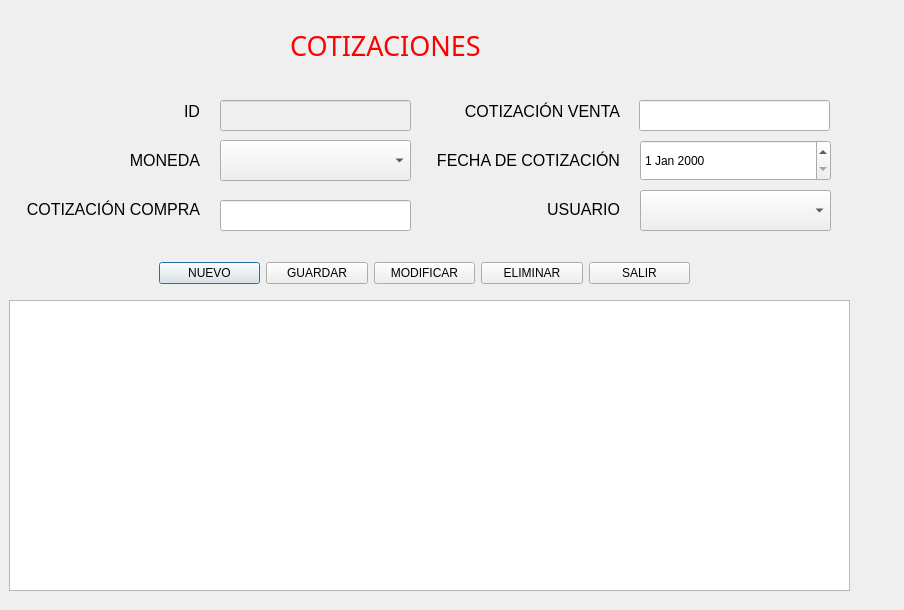
<?xml version="1.0" encoding="UTF-8"?>
<ui version="4.0">
 <class>Cotizaciones</class>
 <widget class="QDialog" name="Cotizaciones">
  <property name="geometry">
   <rect>
    <x>0</x>
    <y>0</y>
    <width>904</width>
    <height>610</height>
   </rect>
  </property>
  <property name="windowTitle">
   <string>Cotizaciones</string>
  </property>
  <widget class="QWidget" name="layoutWidget_3">
   <property name="geometry">
    <rect>
     <x>429</x>
     <y>90</y>
     <width>191</width>
     <height>141</height>
    </rect>
   </property>
   <layout class="QVBoxLayout" name="_3">
    <item>
     <widget class="QLabel" name="labelCotizacionVenta">
      <property name="font">
       <font>
        <pointsize>12</pointsize>
       </font>
      </property>
      <property name="text">
       <string>COTIZACIÓN VENTA</string>
      </property>
      <property name="alignment">
       <set>Qt::AlignmentFlag::AlignRight|Qt::AlignmentFlag::AlignTrailing|Qt::AlignmentFlag::AlignVCenter</set>
      </property>
     </widget>
    </item>
    <item>
     <widget class="QLabel" name="labelFechaCotizacion">
      <property name="font">
       <font>
        <family>Segoe UI</family>
        <pointsize>12</pointsize>
       </font>
      </property>
      <property name="text">
       <string>FECHA DE COTIZACIÓN</string>
      </property>
      <property name="alignment">
       <set>Qt::AlignmentFlag::AlignRight|Qt::AlignmentFlag::AlignTrailing|Qt::AlignmentFlag::AlignVCenter</set>
      </property>
     </widget>
    </item>
    <item>
     <widget class="QLabel" name="labelUsuario">
      <property name="font">
       <font>
        <pointsize>12</pointsize>
       </font>
      </property>
      <property name="text">
       <string>USUARIO</string>
      </property>
      <property name="alignment">
       <set>Qt::AlignmentFlag::AlignRight|Qt::AlignmentFlag::AlignTrailing|Qt::AlignmentFlag::AlignVCenter</set>
      </property>
     </widget>
    </item>
   </layout>
  </widget>
  <widget class="QWidget" name="layoutWidget">
   <property name="geometry">
    <rect>
     <x>19</x>
     <y>90</y>
     <width>181</width>
     <height>141</height>
    </rect>
   </property>
   <layout class="QVBoxLayout" name="_2">
    <item>
     <widget class="QLabel" name="labelID">
      <property name="font">
       <font>
        <family>Segoe UI</family>
        <pointsize>12</pointsize>
       </font>
      </property>
      <property name="text">
       <string>ID</string>
      </property>
      <property name="alignment">
       <set>Qt::AlignmentFlag::AlignRight|Qt::AlignmentFlag::AlignTrailing|Qt::AlignmentFlag::AlignVCenter</set>
      </property>
     </widget>
    </item>
    <item>
     <widget class="QLabel" name="labelMoneda">
      <property name="font">
       <font>
        <family>Segoe UI</family>
        <pointsize>12</pointsize>
       </font>
      </property>
      <property name="text">
       <string>MONEDA</string>
      </property>
      <property name="alignment">
       <set>Qt::AlignmentFlag::AlignRight|Qt::AlignmentFlag::AlignTrailing|Qt::AlignmentFlag::AlignVCenter</set>
      </property>
     </widget>
    </item>
    <item>
     <widget class="QLabel" name="labelCotizacionCompra">
      <property name="font">
       <font>
        <pointsize>12</pointsize>
       </font>
      </property>
      <property name="text">
       <string>COTIZACIÓN COMPRA</string>
      </property>
      <property name="alignment">
       <set>Qt::AlignmentFlag::AlignRight|Qt::AlignmentFlag::AlignTrailing|Qt::AlignmentFlag::AlignVCenter</set>
      </property>
     </widget>
    </item>
   </layout>
  </widget>
  <widget class="QLineEdit" name="txtCotizacionVenta">
   <property name="geometry">
    <rect>
     <x>639</x>
     <y>100</y>
     <width>191</width>
     <height>31</height>
    </rect>
   </property>
  </widget>
  <widget class="QLineEdit" name="txtID">
   <property name="enabled">
    <bool>false</bool>
   </property>
   <property name="geometry">
    <rect>
     <x>220</x>
     <y>100</y>
     <width>191</width>
     <height>31</height>
    </rect>
   </property>
  </widget>
  <widget class="QTableView" name="tablaCotizaciones">
   <property name="geometry">
    <rect>
     <x>9</x>
     <y>300</y>
     <width>841</width>
     <height>291</height>
    </rect>
   </property>
  </widget>
  <widget class="QLabel" name="label">
   <property name="geometry">
    <rect>
     <x>290</x>
     <y>30</y>
     <width>211</width>
     <height>31</height>
    </rect>
   </property>
   <property name="font">
    <font>
     <family>MV Boli</family>
     <pointsize>20</pointsize>
     <underline>false</underline>
    </font>
   </property>
   <property name="styleSheet">
    <string notr="true">color: rgb(255, 0, 0);</string>
   </property>
   <property name="text">
    <string>COTIZACIONES</string>
   </property>
   <property name="textFormat">
    <enum>Qt::TextFormat::AutoText</enum>
   </property>
  </widget>
  <widget class="QWidget" name="layoutWidget_2">
   <property name="geometry">
    <rect>
     <x>159</x>
     <y>260</y>
     <width>531</width>
     <height>26</height>
    </rect>
   </property>
   <layout class="QHBoxLayout" name="horizontalLayout">
    <item>
     <widget class="QPushButton" name="btnNuevo">
      <property name="text">
       <string>NUEVO</string>
      </property>
      <property name="icon">
       <iconset theme="QIcon::ThemeIcon::FolderNew"/>
      </property>
     </widget>
    </item>
    <item>
     <widget class="QPushButton" name="btnGuardar">
      <property name="text">
       <string>GUARDAR</string>
      </property>
      <property name="icon">
       <iconset theme="QIcon::ThemeIcon::DocumentSave"/>
      </property>
     </widget>
    </item>
    <item>
     <widget class="QPushButton" name="btnModificar">
      <property name="text">
       <string>MODIFICAR</string>
      </property>
      <property name="icon">
       <iconset theme="QIcon::ThemeIcon::MailMessageNew"/>
      </property>
     </widget>
    </item>
    <item>
     <widget class="QPushButton" name="btnEliminar">
      <property name="text">
       <string>ELIMINAR</string>
      </property>
      <property name="icon">
       <iconset theme="QIcon::ThemeIcon::ApplicationExit"/>
      </property>
     </widget>
    </item>
    <item>
     <widget class="QPushButton" name="btnSalir">
      <property name="text">
       <string>SALIR</string>
      </property>
      <property name="icon">
       <iconset theme="QIcon::ThemeIcon::SystemLogOut"/>
      </property>
     </widget>
    </item>
   </layout>
  </widget>
  <widget class="QComboBox" name="cbMoneda">
   <property name="geometry">
    <rect>
     <x>220</x>
     <y>140</y>
     <width>191</width>
     <height>41</height>
    </rect>
   </property>
  </widget>
  <widget class="QLineEdit" name="txtCotizacionCompra">
   <property name="geometry">
    <rect>
     <x>220</x>
     <y>200</y>
     <width>191</width>
     <height>31</height>
    </rect>
   </property>
  </widget>
  <widget class="QDateEdit" name="deFechaCotizacion">
   <property name="geometry">
    <rect>
     <x>640</x>
     <y>140</y>
     <width>191</width>
     <height>41</height>
    </rect>
   </property>
  </widget>
  <widget class="QComboBox" name="cbUsuario">
   <property name="geometry">
    <rect>
     <x>640</x>
     <y>190</y>
     <width>191</width>
     <height>41</height>
    </rect>
   </property>
  </widget>
 </widget>
 <resources/>
 <connections/>
</ui>
